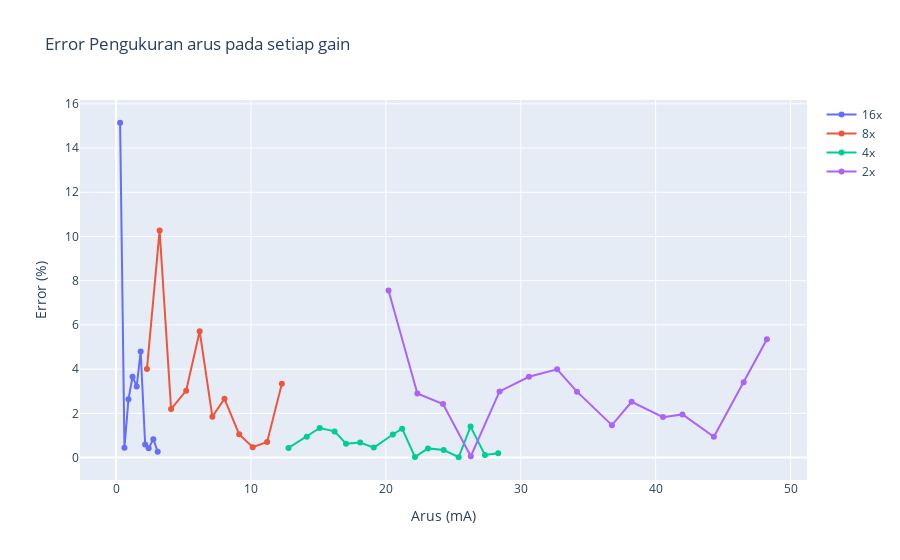

Notebook cell for this chart:
### Code cell
fig = ply.graph_objects.Figure()
# Create and style traces
fig.add_trace(ply.graph_objects.Scatter(
    x=Idata["I multimeter"].loc[Idata['G'] == 16.0], y=Idata["Error"].loc[Idata['G'] == 16.0],name="16x"))
fig.add_trace(ply.graph_objects.Scatter(
    x=Idata["I multimeter"].loc[Idata['G'] == 8.0], y=Idata["Error"].loc[Idata['G'] == 8.0],name="8x"))
fig.add_trace(ply.graph_objects.Scatter(
    x=Idata["I multimeter"].loc[Idata['G'] == 4.0], y=Idata["Error"].loc[Idata['G'] == 4.0],name="4x"))
fig.add_trace(ply.graph_objects.Scatter(
    x=Idata["I multimeter"].loc[Idata['G'] == 2.0], y=Idata["Error"].loc[Idata['G'] == 2.0],name="2x"))
fig.update_layout(title='Error Pengukuran arus pada setiap gain',
                  xaxis_title='Arus (mA)',
                  yaxis_title='Error (%)')

### Figure 1 — Plotly figure (JSON) as saved in the notebook; plotly's stock layout.template omitted (floating-point values rounded to 4 significant figures)
{"data": [{"name": "16x", "type": "scatter", "x": [0.301, 0.625, 0.92, 1.225, 1.532, 1.827, 2.159, 2.419, 2.765, 3.089], "y": [15.14, 0.4463, 2.635, 3.655, 3.217, 4.799, 0.5929, 0.426, 0.829, 0.2673]}, {"name": "8x", "type": "scatter", "x": [2.29, 3.23, 4.08, 5.2, 6.2, 7.14, 8.04, 9.13, 10.13, 11.2, 12.29], "y": [4.003, 10.28, 2.195, 3.028, 5.716, 1.85, 2.659, 1.053, 0.471, 0.7027, 3.334]}, {"name": "4x", "type": "scatter", "x": [12.79, 14.14, 15.1, 16.2, 17.05, 18.1, 19.11, 20.52, 21.21, 22.16, 23.12, 24.29, 25.4, 26.28, 27.35, 28.33], "y": [0.4367, 0.9457, 1.34, 1.185, 0.626, 0.6786, 0.4516, 1.044, 1.307, 0.02517, 0.4156, 0.3392, 0.01513, 1.401, 0.1206, 0.1956]}, {"name": "2x", "type": "scatter", "x": [20.2, 22.34, 24.24, 26.3, 28.43, 30.61, 32.7, 34.17, 36.76, 38.22, 40.55, 41.99, 44.32, 46.53, 48.25], "y": [7.553, 2.897, 2.419, 0.06172, 2.993, 3.655, 3.995, 2.983, 1.467, 2.524, 1.83, 1.952, 0.9403, 3.411, 5.351]}], "layout": {"title": {"text": "Error Pengukuran arus pada setiap gain"}, "xaxis": {"title": {"text": "Arus (mA)"}}, "yaxis": {"title": {"text": "Error (%)"}}}}
